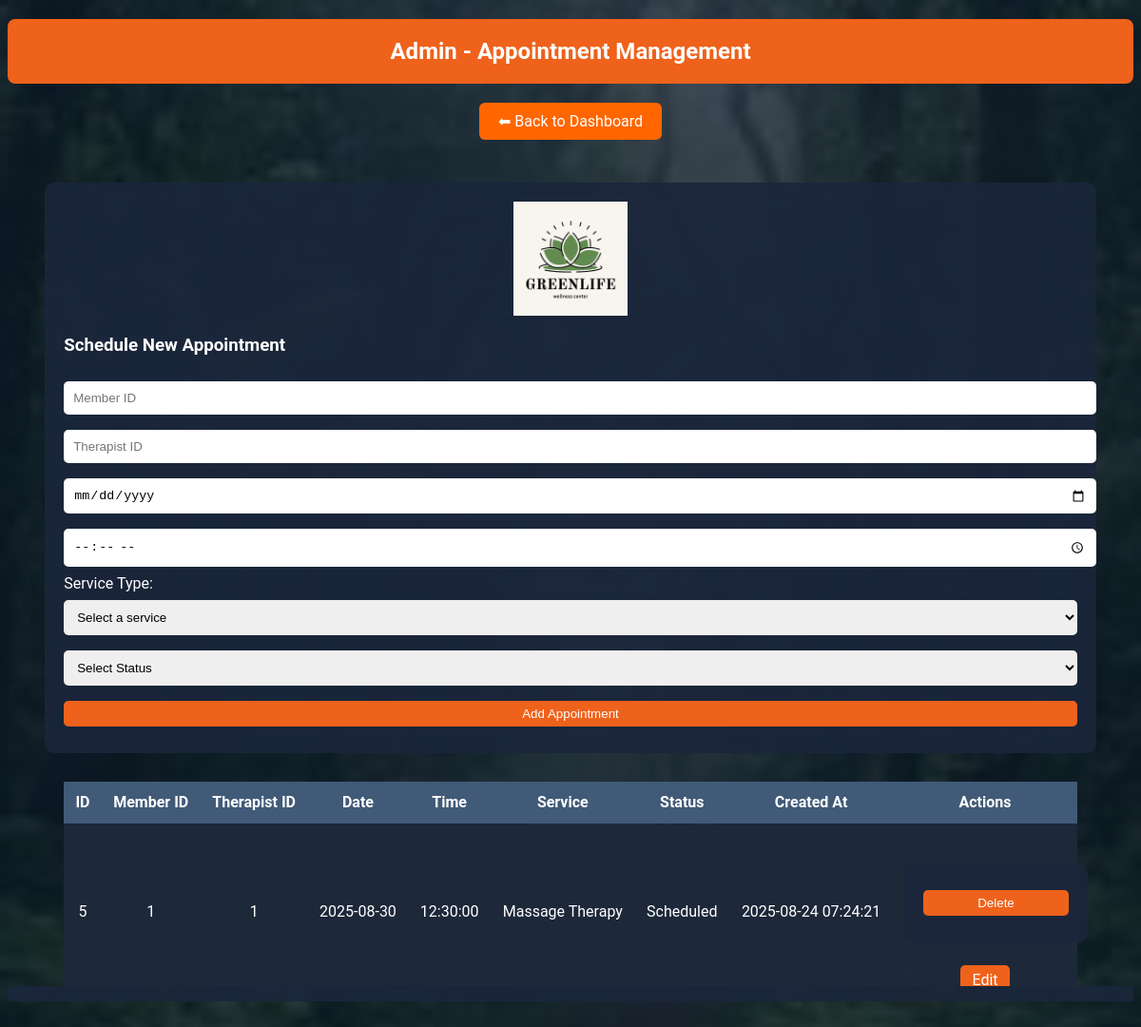
The page /Pages/manage_appointments.php on the database its author committed.
### tables this page shows
CREATE TABLE IF NOT EXISTS `appointments` (
  `id` int UNSIGNED NOT NULL AUTO_INCREMENT,
  `member_id` int UNSIGNED NOT NULL,
  `therapist_id` int UNSIGNED NOT NULL,
  `appointment_date` date NOT NULL,
  `appointment_time` time NOT NULL,
  `service_type` varchar(100) NOT NULL,
  `status` enum('Scheduled','Completed','Cancelled') DEFAULT 'Scheduled',
  `created_at` timestamp NULL DEFAULT CURRENT_TIMESTAMP,
  `price` double NOT NULL DEFAULT '0',
  PRIMARY KEY (`id`)
);

### Pages/manage_appointments.php (the view, shortened to what this page needs)
<?php
include 'dbconnect.php';
$edit_mode = false;
$edit_id = 0;
$member_id = '';
$therapist_id = '';
$appointment_date = '';
$appointment_time = '';
$result = $conn->query("SELECT * FROM appointments ORDER BY appointment_date, appointment_time");
?>
<!DOCTYPE html>
<html>
<head>
</head>
<body>
<h2>Admin - Appointment Management</h2>
<div style="text-align:center;">
    <a href="admin_dashboard.php" class="back-btn">⬅ Back to Dashboard</a>
</div>
<form method="POST" action="">
  <img src="../Images/Logo.png" class="logo" alt="GreenLife Wellness Logo">
  <h3><?= $edit_mode ? "Edit Appointment" : "Schedule New Appointment" ?></h3>
  <input type="number" name="member_id" placeholder="Member ID" required value="<?= htmlspecialchars($member_id) ?>" />
  <input type="number" name="therapist_id" placeholder="Therapist ID" required value="<?= htmlspecialchars($therapist_id) ?>" />
  <input type="date" name="appointment_date" required value="<?= htmlspecialchars($appointment_date) ?>" />
  <input type="time" name="appointment_time" required value="<?= htmlspecialchars($appointment_time) ?>" />
  <label>Service Type:</label>
  <select name="service_type" required>
    <option value="" disabled <?= !$edit_mode ? 'selected' : '' ?>>Select a service</option>
  </select>
  <select name="status" required>
    <option value="">Select Status</option>
  </select>
  <?php if ($edit_mode): ?>
    <input type="hidden" name="appointment_id" value="<?= $edit_id ?>" />
    <input type="submit" name="update" value="Update Appointment" />
  <?php else: ?>
    <input type="submit" name="add" value="Add Appointment" />
  <?php endif; ?>
</form>
<table>
  <tr>
    <th>ID</th>
    <th>Member ID</th>
    <th>Therapist ID</th>
    <th>Date</th>
    <th>Time</th>
    <th>Service</th>
    <th>Status</th>
    <th>Created At</th>
    <th>Actions</th>
  </tr>
  <?php while ($row = $result->fetch_assoc()): ?>
    <tr>
      <td><?= htmlspecialchars($row['id']) ?></td>
      <td><?= htmlspecialchars($row['member_id']) ?></td>
      <td><?= htmlspecialchars($row['therapist_id']) ?></td>
      <td><?= htmlspecialchars($row['appointment_date']) ?></td>
      <td><?= htmlspecialchars($row['appointment_time']) ?></td>
      <td><?= htmlspecialchars($row['service_type']) ?></td>
      <td><?= htmlspecialchars($row['status']) ?></td>
      <td><?= htmlspecialchars($row['created_at']) ?></td>
      <td class="actions">
        <form method="POST" action="" style="display:inline-block;">
          <input type="submit" name="delete" value="Delete" onclick="return confirm('Are you sure you want to delete this appointment?');" />
        </form>
        <a href="?edit=<?= $row['id'] ?>" class="btn">Edit</a>
      </td>
    </tr>
  <?php endwhile; ?>
</table>
</body>
</html>

### Pages/manage_appointments.php (style rules this page uses)
body { font-family: Roboto, sans-serif; color: white; background: url( "../Images/Back Ground.jpg") no-repeat center center fixed; background-size: cover; }
body::before { content: ""; position: fixed; top: 0; left: 0; right: 0; bottom: 0; background-color: rgba(13, 27, 42, 0.8); z-index: -1; }
h2 { text-align: center; background: #ef621b; padding: 20px; border-radius: 8px; }
form, table { width: 90%; margin: 30px auto; background: rgba(27, 38, 59, 0.9); padding: 20px; border-radius: 10px; }
input, select { width: 100%; padding: 10px; margin: 8px 0; border: none; border-radius: 5px; }
table { border-collapse: collapse; color: #fff; }
th, td { padding: 12px; text-align: center; border-bottom: 1px solid #415A77; }
th { background-color: #415A77; }
tr:nth-child(even) { background-color: rgba(30, 42, 58, 0.8); }
input[type=submit], .btn { background: #ef621b; color: white; border: none; cursor: pointer; padding: 6px 12px; border-radius:5px; text-decoration:none; }
.logo { display:block; margin: 0 auto 20px; width:120px; }
.back-btn { display:inline-block; margin-bottom:15px; padding:10px 20px; background:#ff6600; color:#fff; text-decoration:none; border-radius:6px; }
.actions a { margin: 0 5px; }

### rows shown on the page
appointments: id "5", member "1", therapist "1", appointment_date "2025-08-30", appointment_time "12:30:00", service_type "Massage Therapy", status "Scheduled", created_at "2025-08-24 07:24:21"
